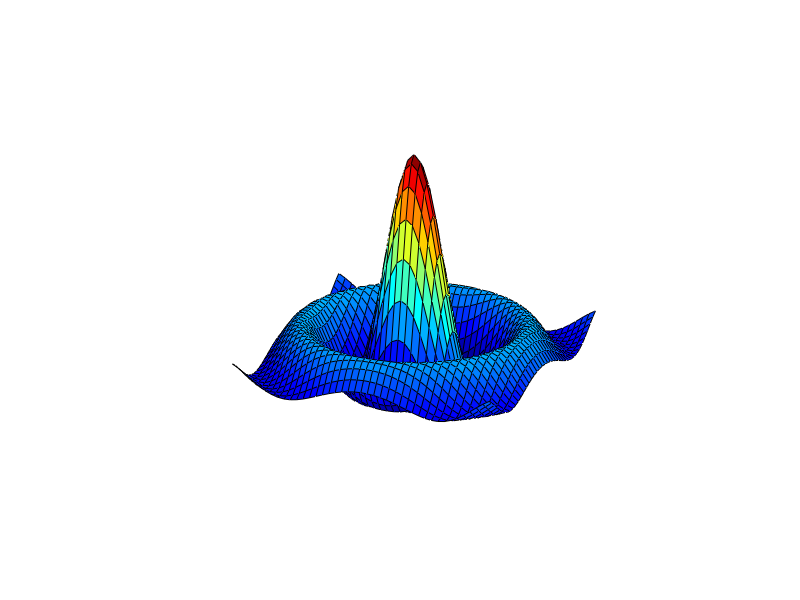

Recreate this plot in MATLAB.
x=3*pi*(-1:0.05:1);y=x;
[X,Y]=meshgrid(x,y);
R=sqrt(X.^2+Y.^2)+eps;
Z=sin(R)./R;
fig=figure;
h=surf(X,Y,Z);colormap(jet)
axis off
n=12;
frames=repmat(struct('cdata',[],'colormap',[]),1,n);
for i=1:n
    rotate(h,[0 0 1],25)
    drawnow
    frames(i)=getframe(fig);
end
movie(fig,frames,5,10)
